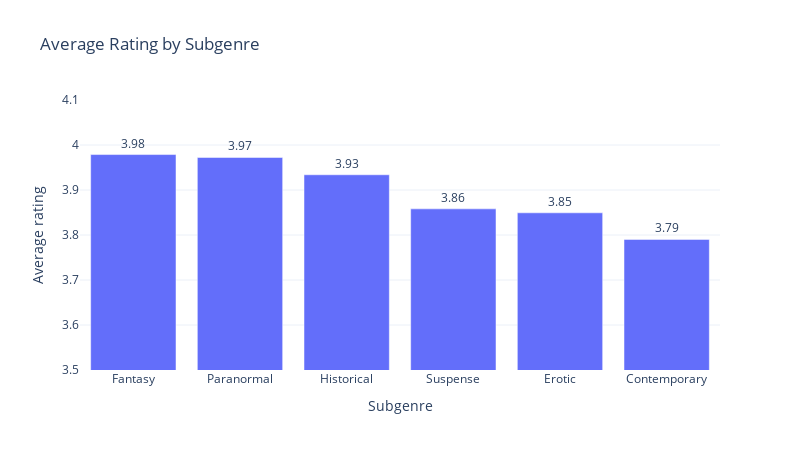

Notebook cell for this chart:
### Markdown cell above
# 4. Chart 2: Average rate by subgenre

### Code cell
avg_rating = []

for col in subgenre_cols:
    sub = col.replace("is_", "").capitalize()
    avg_rating.append({
        "Subgenre": sub,
        "Average rating": df.loc[df[col], "average_rating"].mean()
    })

df_avg_rating = (
    pd.DataFrame(avg_rating)
    .sort_values("Average rating", ascending=False)
)

fig = px.bar(
    df_avg_rating,
    x="Subgenre",
    y="Average rating",
    title="Average Rating by Subgenre",
    text=df_avg_rating["Average rating"].round(2)
)

fig.update_traces(textposition="outside")
fig.update_yaxes(range=[3.5, 4.1])
fig.show()

### Figure 1 — Plotly figure (JSON) as saved in the notebook; plotly's stock layout.template omitted (floating-point values rounded to 4 significant figures)
{"data": [{"hovertemplate": "Subgenre=%{x}<br>Average rating=%{y}<br>text=%{text}<extra></extra>", "legendgroup": "", "marker": {"color": "#636efa", "pattern": {"shape": ""}}, "name": "", "orientation": "v", "showlegend": false, "text": [3.98, 3.97, 3.93, 3.86, 3.85, 3.79], "textposition": "outside", "type": "bar", "x": ["Fantasy", "Paranormal", "Historical", "Suspense", "Erotic", "Contemporary"], "xaxis": "x", "y": [3.979, 3.972, 3.934, 3.858, 3.849, 3.79], "yaxis": "y"}], "layout": {"barmode": "relative", "height": 450, "legend": {"tracegroupgap": 0}, "title": {"text": "Average Rating by Subgenre"}, "width": 800, "xaxis": {"anchor": "y", "domain": [0, 1], "title": {"text": "Subgenre"}}, "yaxis": {"anchor": "x", "domain": [0, 1], "range": [3.5, 4.1], "title": {"text": "Average rating"}}}}
